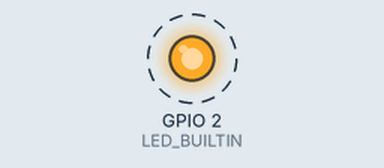
Bench run of a sketch on a simulated ESP8266 (NodeMCU). On the bench: output pins drawn as LEDs (lit = HIGH, except the on-board LED, lit = LOW). Dashed ring = blinking.

Above: at 0.7 s.
Timing chart, 0 to 3.5 s (numbered marks = the images above):
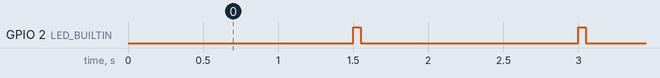

The sketch:

heartbeat.ino
```cpp
/*
  Heartbeat on ESP8266
  (c) Claus Kuehnel 2017-10-12 info@ckuehnel.ch

  The Ticker object is used to call the function heartbeat
  with a defined period and on-time. The built-in LED will be blinking.

  You can have as many Tickers as you like, memory being the only limitation.
  Each Ticker calls one function.

  A function may be attached to a ticker and detached from the ticker.
  There are two variants of the attach function: attach and attach_ms.
  The first one takes period in seconds, the second one in milliseconds.
*/

#include <Ticker.h>

Ticker ticker;

const int TICK = 50;      // On time for LED in msec
const int PERIOD = 1500;  // Period for blinking LED in msec

void heartbeat()
{
  digitalWrite(LED_BUILTIN, HIGH);
  delay(TICK);
  digitalWrite(LED_BUILTIN, LOW);
}

void setup() {
  pinMode(LED_BUILTIN, OUTPUT);
  digitalWrite(LED_BUILTIN, LOW);
  ticker.attach_ms(PERIOD, heartbeat);
}

void loop()
{
  // application code
}
```

Measured:
- by itself, GPIO 2 (LED_BUILTIN): alternates HIGH for 0.05 s and LOW for 1.4 s
